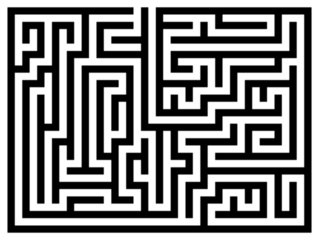
#> input picture maze.png, 319 x 240 px
$ python mazegen.py
#> lines starting #> are read from the running program, lines starting #| are printed output that depends on the picture; after the words box and inside, x2 and y2 are one past the last pixel; in counts of white or black regions, pixels touching at a corner belong together
#!/usr/bin/env python3

from PIL import Image
import numpy as np

# Open the maze image and make greyscale, and get its dimensions
im = Image.open('maze.png').convert('L')
#> im is the input picture: PIL image 319x240 L; min 0, max 255, mean 135.9
w, h = im.size
#> w = 319; h = 240

# Ensure all black pixels are 0 and all white pixels are 1
binary = im.point(lambda p: p > 128 and 1)
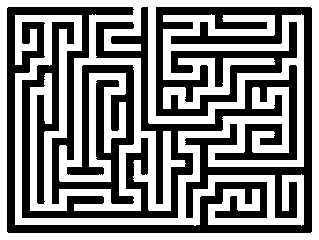
#> binary: PIL image 319x240 L; values 0 (black) and 1 (white), 52.1% white; 2 black regions, box (x1, y1, x2, y2) and area: (7, 7, 312, 233) 24514, (22, 7, 297, 218) 12173

# Resize to half its height and width so we can fit on Stack Overflow, get new dimensions
binary = binary.resize((w//4,h//4),Image.NEAREST)
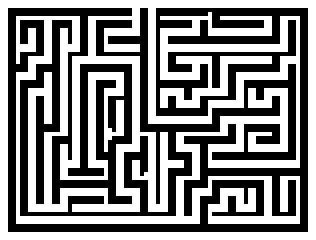
#> binary: PIL image 79x60 L (shown 4 times larger); values 0 (black) and 1 (white), 52.6% white; black in thin lines or dots, all inside (x1, y1, x2, y2) = (2, 2, 77, 58)
w, h = binary.size
#> w = 79; h = 60

# Convert to Numpy array - because that's how images are best stored and processed in Python
nim = np.array(binary)
maze_array = nim.tolist()
#> maze_array = 60 items
print(maze_array)
#> (printed output is left out)
